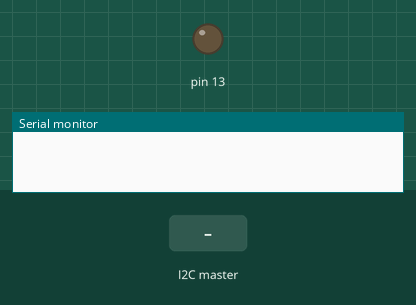
Bench run of a sketch on a simulated Arduino Uno, built with avr-gcc and run on an emulated ATmega328P. Shown: output pins drawn as LEDs (lit = HIGH), the last lines printed to the serial monitor. The test bench sets the inputs (shaded band).

Above: at 1.2 s.
1.3 s: the I2C master sends the byte 0
At 2.5 s:
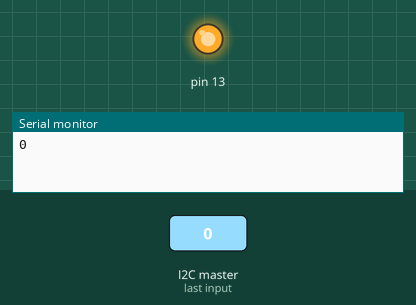
2.8 s: the I2C master sends the byte 1
At 3.8 s:
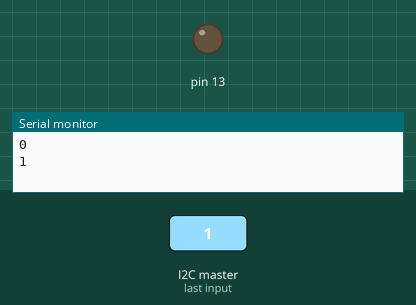
Timing chart, 0 to 5.8 s (numbered marks = the images above; inputs shaded):
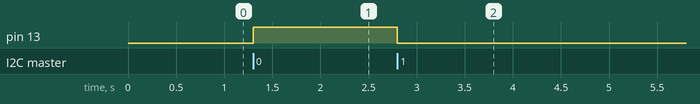

Measured:
- after the input at 1.3 s, pin 13: LOW → HIGH at once
- after the input at 2.8 s, pin 13: HIGH → LOW at once

The sketch:

koki.ino
```cpp
#include <Wire.h>

void setup() {
  Wire.begin(1);                // join i2c bus with address #8
  Wire.onReceive(receiveEvent); // register event
  pinMode(13,OUTPUT);
}

void loop() {
}

void receiveEvent(int howMany) {
  unsigned char c;
  //(void)howMany;  // cast unused parameter to void to avoid compiler warning
  while (Wire.available()) { // loop through all but the last
    c = Wire.read(); // receive byte as a character
  }

  if(c==0){
    digitalWrite(13,HIGH);
  } else {
    digitalWrite(13,LOW);
  }
  Serial.begin(9600);
  Serial.println(c);
  Serial.end();
}
```
